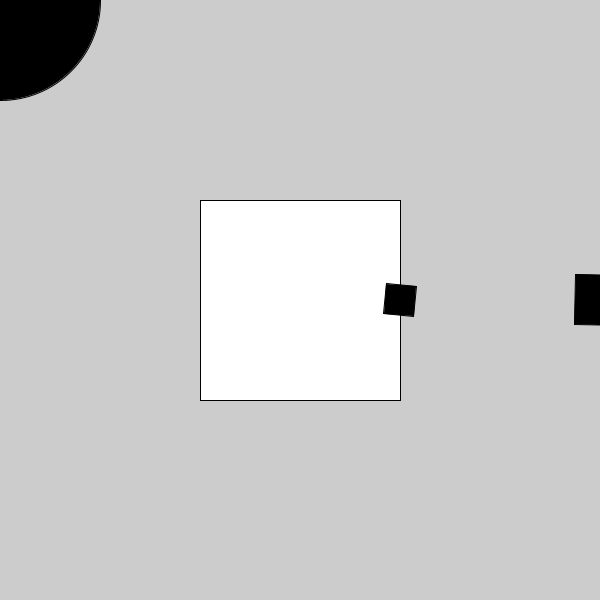
Frame 1 (no input)
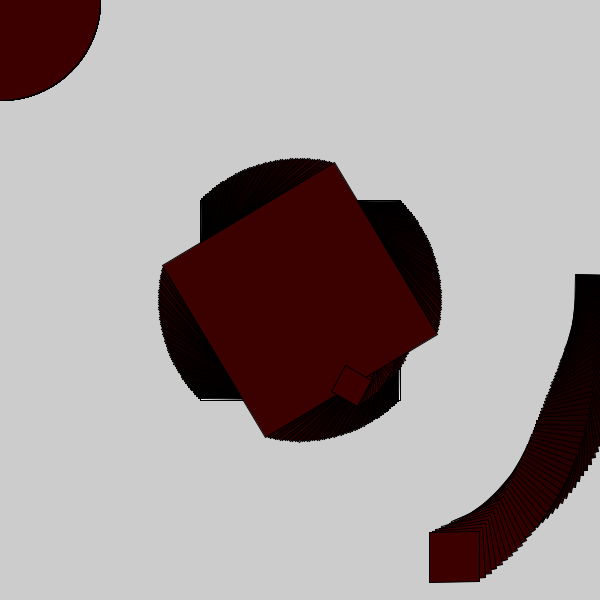
Frame 60 (the mouse pressed at the canvas centre just before this capture)
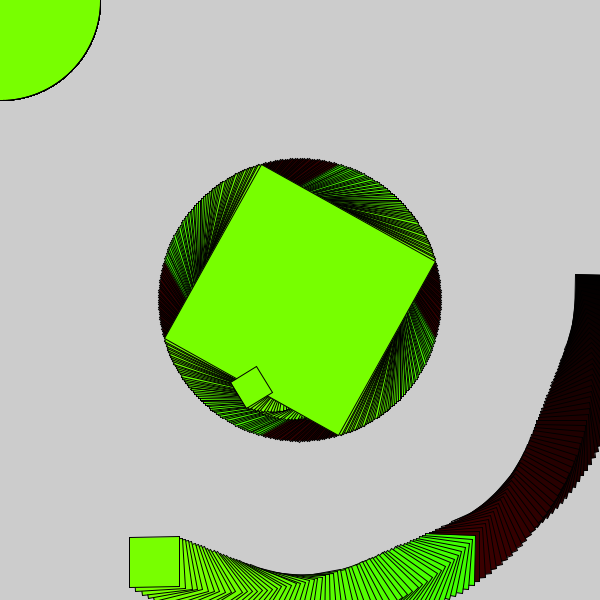
Frame 120 (the mouse held since frame 60 and released just before this capture)

The Processing sketch that drew these frames (run headless with seeded random() and noise(); from frame 60 on, the mouse is pressed at the canvas centre):

// Processing sketch: matrix
// ── matrix.pde
void setup(){
  size(600,600);
}
float count = 0;

void draw () {
  //background(205);
  pushMatrix();
  translate(width/2,height/2);
  float degs = count;
  count = count + 1;
  float rads = radians(degs);
  print(rads);
  rotate(rads);
  rectMode(CENTER);
  rect(0,0,200,200);
  
  pushMatrix();
  translate(100,0);
  fill(count,mouseX,0);
  rotate(radians(count * 4));
  rect(0,0,30,30);
  popMatrix();
  
  
  pushMatrix();
  translate(300,0);
  rotate(radians(count *2));
  rect(0,0,50,50);
  popMatrix();
  
  //pushMatrix();
  //translate(200,0);
  //rect(0,0,100,100);
  //popMatrix();
  popMatrix();
  
  ellipse(0,0,200,200);
}
